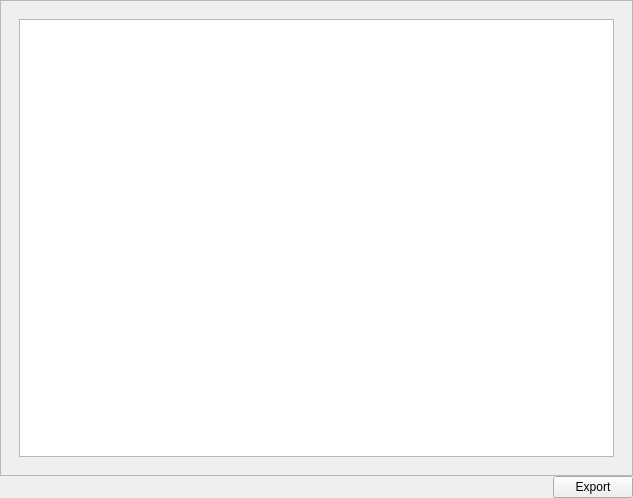
<?xml version="1.0" encoding="UTF-8"?>
<ui version="4.0">
 <class>GraphForm</class>
 <widget class="QWidget" name="GraphForm">
  <property name="geometry">
   <rect>
    <x>0</x>
    <y>0</y>
    <width>633</width>
    <height>498</height>
   </rect>
  </property>
  <property name="windowTitle">
   <string>Form</string>
  </property>
  <layout class="QVBoxLayout" name="verticalLayout">
   <property name="spacing">
    <number>0</number>
   </property>
   <property name="margin">
    <number>0</number>
   </property>
   <item>
    <widget class="QFrame" name="frame">
     <property name="frameShape">
      <enum>QFrame::StyledPanel</enum>
     </property>
     <property name="frameShadow">
      <enum>QFrame::Raised</enum>
     </property>
     <layout class="QHBoxLayout" name="horizontalLayout_2">
      <item>
       <widget class="QStackedWidget" name="stackedWidget">
        <property name="currentIndex">
         <number>0</number>
        </property>
        <widget class="QWidget" name="page">
         <layout class="QVBoxLayout" name="verticalLayout_2">
          <item>
           <widget class="QGraphicsView" name="simsGraphicsView">
            <property name="interactive">
             <bool>false</bool>
            </property>
            <property name="viewportUpdateMode">
             <enum>QGraphicsView::FullViewportUpdate</enum>
            </property>
           </widget>
          </item>
         </layout>
        </widget>
        <widget class="QWidget" name="page_2">
         <layout class="QVBoxLayout" name="verticalLayout_3">
          <item>
           <widget class="QGraphicsView" name="mitesGraphicsView"/>
          </item>
         </layout>
        </widget>
       </widget>
      </item>
     </layout>
    </widget>
   </item>
   <item>
    <layout class="QHBoxLayout" name="horizontalLayout">
     <item>
      <spacer name="horizontalSpacer">
       <property name="orientation">
        <enum>Qt::Horizontal</enum>
       </property>
       <property name="sizeHint" stdset="0">
        <size>
         <width>40</width>
         <height>20</height>
        </size>
       </property>
      </spacer>
     </item>
     <item>
      <widget class="QPushButton" name="exportButton">
       <property name="text">
        <string>Export</string>
       </property>
      </widget>
     </item>
    </layout>
   </item>
  </layout>
 </widget>
 <resources/>
 <connections/>
</ui>
